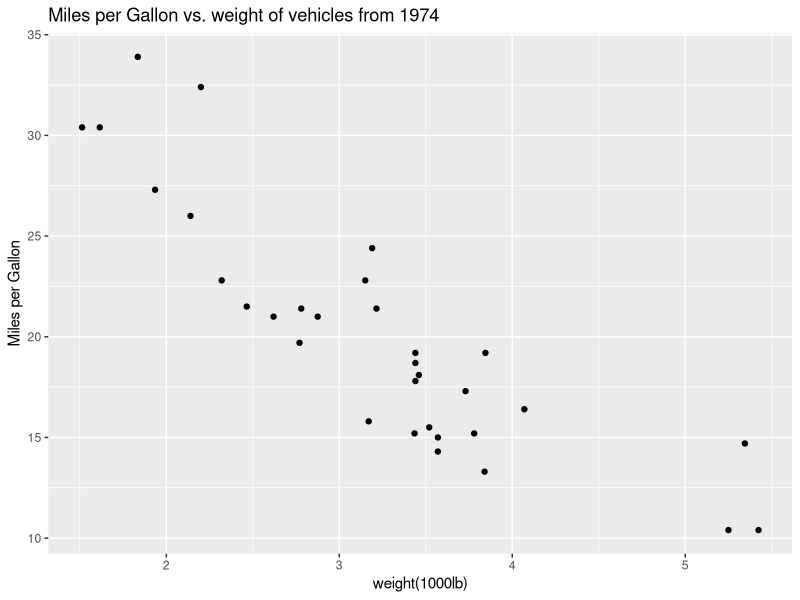
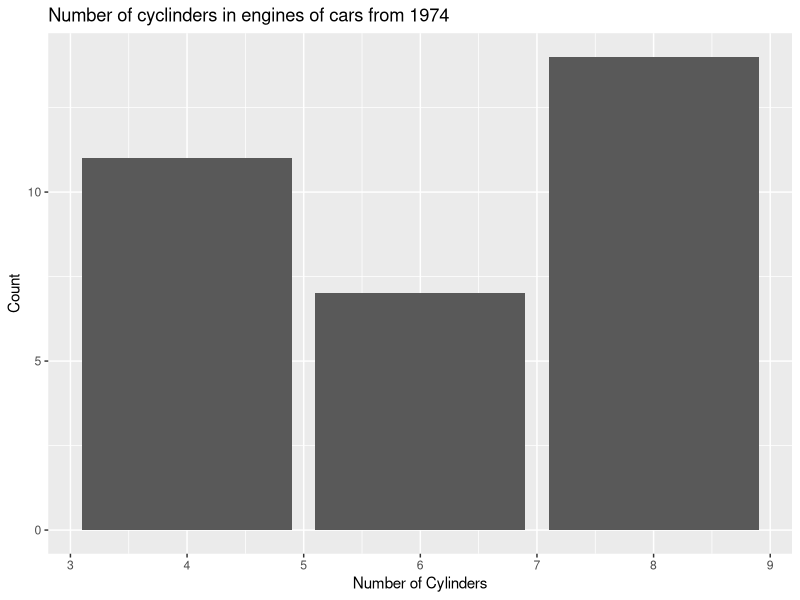

These charts were generated, in order, by the following R code:
## ---- chunk 1
library(dplyr)
mtcars 
## ---- chunk 2
library(ggplot2)
ggplot(mtcars, aes(x = wt, y= mpg),colour(cyl)) +
  geom_point() + labs(title = "Miles per Gallon vs. weight of vehicles from 1974", x = "weight(1000lb)", y = "Miles per Gallon")
## ---- chunk 3
library(ggplot2)
ggplot(mtcars, aes(x = cyl,)) +
  geom_bar()+ labs(title = "Number of cyclinders in engines of cars from 1974", x = "Number of Cylinders", y = "Count")
